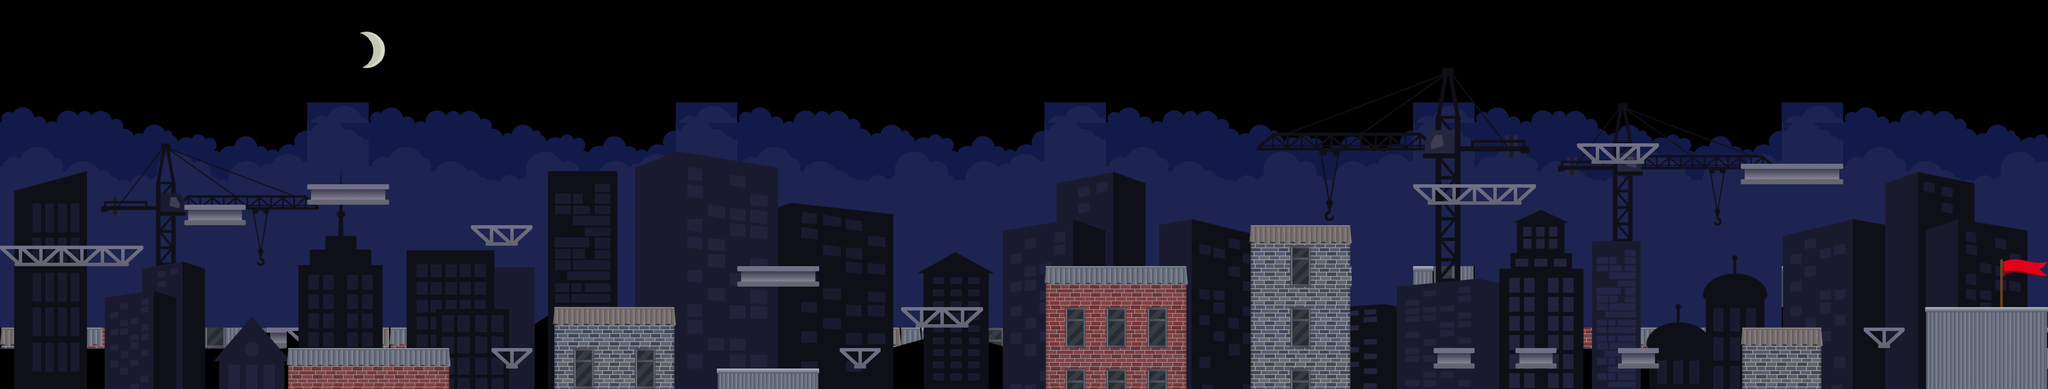

Below is a game level as drawn by its tile map, then a one-line description and the .tmx that defines it (tile-layer data replaced by summaries):
An orthogonal 100x19 tile map with 48x48 px tiles, 4 tile layers (layer1, layer4, layer2, layer3), 6 tilesets and 23 objects.

<map version="1.2" tiledversion="1.2.1" orientation="orthogonal" renderorder="right-down" width="100" height="19" tilewidth="48" tileheight="48" infinite="0" nextlayerid="8" nextobjectid="39">
 <tileset firstgid="1" name="clouds" tilewidth="48" tileheight="48" tilecount="240" columns="15">
  <image source="../../sprites/wolken.png" width="750" height="777" />
 </tileset>
 <tileset firstgid="241" name="spritesheet" tilewidth="48" tileheight="48" tilecount="30" columns="6">
  <image source="../../sprites/main/spritesheet.png" width="288" height="240" />
 </tileset>
 <tileset firstgid="271" name="skyline" tilewidth="48" tileheight="48" tilecount="1782" columns="99">
  <image source="../../sprites/main/skyline.png" width="4777" height="900" />
 </tileset>
 <tileset firstgid="2053" name="chair" tilewidth="35" tileheight="51" tilecount="1" columns="1">
  <image source="../../sprites/main/chair.png" width="35" height="51" />
 </tileset>
 <tileset firstgid="2054" name="flag" tilewidth="48" tileheight="48" tilecount="150" columns="15">
  <image source="../../sprites/main/flag.png" width="764" height="500" />
 </tileset>
 <tileset firstgid="2204" name="moonimahes" tilewidth="48" tileheight="48" spacing="1" tilecount="105" columns="15">
  <image source="../../sprites/moonimahes.png" width="750" height="346" />
 </tileset>
 <layer id="2" name="layer1" width="100" height="19">
  <data>[1900 cells, 1900 non-empty, 285 distinct tile ids]</data>
 </layer>
 <layer id="1" name="layer4" width="100" height="19">
  <data>[1900 cells, 1782 non-empty, 1782 distinct tile ids]</data>
 </layer>
 <objectgroup id="6" name="Collects">
  <object id="15" gid="2053" x="156.334" y="403.667" width="35" height="51" />
  <object id="17" gid="2053" x="768.333" y="302.333" width="35" height="51" />
  <object id="18" gid="2053" x="780.67" y="768.334" width="35" height="51" />
  <object id="19" gid="2053" x="915.003" y="775.667" width="35" height="51" />
  <object id="20" gid="2053" x="1499" y="455" width="35" height="51" />
  <object id="21" gid="2053" x="1792.33" y="467.667" width="35" height="51" />
  <object id="22" gid="2053" x="1792.33" y="812.333" width="35" height="51" />
  <object id="23" gid="2053" x="2219.66" y="586" width="35" height="51" />
  <object id="24" gid="2053" x="2509" y="490" width="35" height="51" />
  <object id="25" gid="2053" x="2852.33" y="447.666" width="35" height="51" />
  <object id="26" gid="2053" x="3067" y="377.333" width="35" height="51" />
  <object id="27" gid="2053" x="3390.33" y="298.667" width="35" height="51" />
  <object id="28" gid="2053" x="3758.66" y="207" width="35" height="51" />
  <object id="29" gid="2053" x="3953.66" y="507" width="35" height="51" />
  <object id="30" gid="2053" x="4188.34" y="202.667" width="35" height="51" />
  <object id="31" gid="2053" x="4488.33" y="313.333" width="35" height="51" />
  <object id="32" gid="2053" x="417.334" y="378" width="35" height="51" />
  <object id="33" gid="2053" x="1121.17" y="450.5" width="35" height="51" />
  <object id="34" gid="2053" x="1413.67" y="605" width="35" height="51" />
  <object id="35" gid="2053" x="3397.67" y="765" width="35" height="51" />
  <object id="36" gid="2053" x="3583" y="757" width="35" height="51" />
  <object id="37" gid="2053" x="3819" y="746.333" width="35" height="51" />
  <object id="38" gid="2053" x="4247" y="633" width="35" height="51" />
 </objectgroup>
 <layer id="3" name="layer2" width="100" height="19">
  <data>[1900 cells, 215 non-empty, 27 distinct tile ids]</data>
 </layer>
 <layer id="7" name="layer3" width="100" height="19">
  <data>[1900 cells, 7 non-empty, 7 distinct tile ids]</data>
 </layer>
</map>
